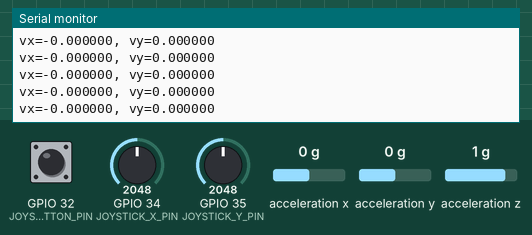
The sketch below on a simulated ESP32. On the bench: the last lines printed to the serial monitor. Wiring (inferred from the names in the program): MPU-6050 motion sensor at I2C address 0x68. Inputs (shaded band) come from the test bench; at power-on: acceleration x 0 g, acceleration y 0 g, acceleration z 1 g, GPIO 32 (JOYSTICK_BUTTON_PIN) HIGH, GPIO 34 (JOYSTICK_X_PIN) = 2048, GPIO 35 (JOYSTICK_Y_PIN) = 2048 (analog values on the 0–4095 scale). WiFi joins after 1.5 s; servers stay silent unless stated.

Above: at 1.2 s.
1.3 s: acceleration x set to -1.4 g
At 1.5 s:
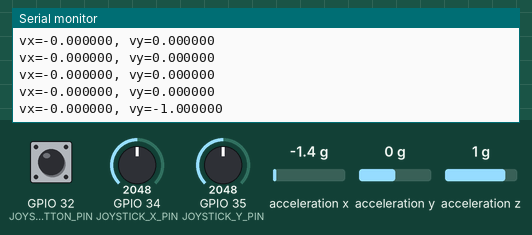
2.8 s: acceleration y set to -1.4 g
At 2.88 s:
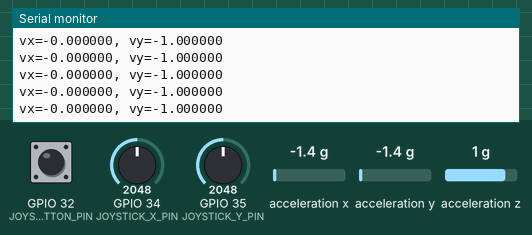
4.3 s: acceleration z set to -1.4 g
At 4.38 s:
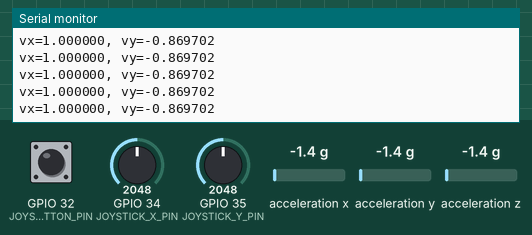
Timing chart, 0 to 7.3 s (numbered marks = the images above; inputs shaded):
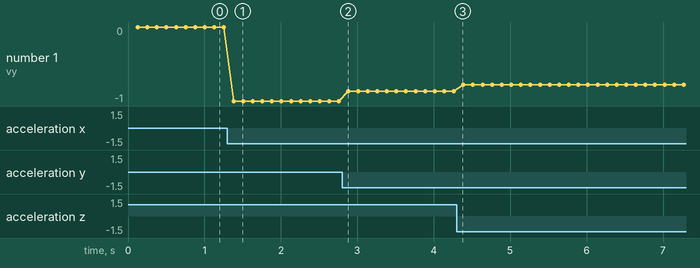

Measured:
- after the input at 1.3 s, the serial monitor: prints a new line after 0.08 s (image 1)
- plotted number 1: 0 → -1 after the input at 1.3 s, -1 → -0.87 after the input at 2.8 s, -0.87 → -0.78 after the input at 4.3 s

The sketch:

esp32.ino
```cpp
#include <ArduinoJson.h>
#include <WebSocketsClient.h>
#include <WiFi.h>
#include <Wire.h>

// Network settings
constexpr char WIFI_SSID[] = "your-ssid";
constexpr char WIFI_PASSWORD[] = "your-password";
constexpr char SERVER_IP[] = "192.168.x.x";
constexpr uint16_t SERVER_PORT = 8080;
constexpr char SERVER_PATH[] = "/";

// Hardware settings
constexpr uint8_t MPU6050_ADDRESS = 0x68;
constexpr uint8_t I2C_SDA_PIN = 21;
constexpr uint8_t I2C_SCL_PIN = 22;
constexpr uint8_t JOYSTICK_X_PIN = 34;
constexpr uint8_t JOYSTICK_Y_PIN = 35;
constexpr uint8_t JOYSTICK_BUTTON_PIN = 32;

// Timing
constexpr unsigned long TELEMETRY_INTERVAL_MS = 125;  // 8 Hz
constexpr unsigned long WIFI_RECONNECT_INTERVAL_MS = 5000;

// Movement tuning
constexpr float MAX_TILT_DEGREES = 45.0f;
constexpr float RAD_TO_DEGREES = 57.2957795131f;

// Joystick tuning for a 12-bit ESP32 ADC
constexpr int ADC_CENTER = 2048;
constexpr long DEADZONE_RADIUS_SQ = 1200L * 1200L; // Larger deadzone, squared (800 out of 2048)

WebSocketsClient webSocket;

bool webSocketConnected = false;
unsigned long lastTelemetryMs = 0;
unsigned long lastWifiReconnectMs = 0;
float lastAimAngle = 0.0f;

struct Movement {
  float vx;
  float vy;
};

float clampFloat(float value, float minValue, float maxValue) {
  if (value < minValue) {
    return minValue;
  }
  if (value > maxValue) {
    return maxValue;
  }
  return value;
}

void writeMpuRegister(uint8_t reg, uint8_t value) {
  Wire.beginTransmission(MPU6050_ADDRESS);
  Wire.write(reg);
  Wire.write(value);
  Wire.endTransmission(true);
}

bool readMpuAccelRaw(int16_t &ax, int16_t &ay, int16_t &az) {
  constexpr uint8_t ACCEL_XOUT_H = 0x3B;
  constexpr uint8_t ACCEL_BYTES = 6;

  Wire.beginTransmission(MPU6050_ADDRESS);
  Wire.write(ACCEL_XOUT_H);
  if (Wire.endTransmission(false) != 0) {
    return false;
  }

  if (Wire.requestFrom(MPU6050_ADDRESS, ACCEL_BYTES, true) != ACCEL_BYTES) {
    return false;
  }

  ax = static_cast<int16_t>((Wire.read() << 8) | Wire.read());
  ay = static_cast<int16_t>((Wire.read() << 8) | Wire.read());
  az = static_cast<int16_t>((Wire.read() << 8) | Wire.read());
  return true;
}

bool setupMpu6050() {
  constexpr uint8_t PWR_MGMT_1 = 0x6B;
  constexpr uint8_t ACCEL_CONFIG = 0x1C;

  Wire.begin(I2C_SDA_PIN, I2C_SCL_PIN);
  Wire.setClock(400000);

  writeMpuRegister(PWR_MGMT_1, 0x00);  // Wake the MPU-6050.
  writeMpuRegister(ACCEL_CONFIG, 0x00); // +/- 2g full-scale range.

  int16_t ax = 0;
  int16_t ay = 0;
  int16_t az = 0;
  return readMpuAccelRaw(ax, ay, az);
}

Movement readMovement() {
  int16_t rawAx = 0;
  int16_t rawAy = 0;
  int16_t rawAz = 0;

  if (!readMpuAccelRaw(rawAx, rawAy, rawAz)) {
    return {0.0f, 0.0f};
  }

  const float ax = static_cast<float>(rawAx);
  const float ay = static_cast<float>(rawAy);
  const float az = static_cast<float>(rawAz);

  const float pitch = atan2f(-ax, sqrtf((ay * ay) + (az * az))) * RAD_TO_DEGREES;
  const float roll = atan2f(ay, az) * RAD_TO_DEGREES;

  // Normalize tilt into velocity vectors, then clamp so extreme tilt never exceeds [-1, 1].
  // Mirror X and Y movement independently
  const float vx = clampFloat(-roll / MAX_TILT_DEGREES, -1.0f, 1.0f);
  const float vy = clampFloat(-pitch / MAX_TILT_DEGREES, -1.0f, 1.0f);

  Serial.printf("vx=%f, vy=%f\n", vx, vy);
  return {vx, vy};
}

float readAimAngle() {
  // Oversample to reduce ESP32 ADC noise
  long sumX = 0;
  long sumY = 0;
  const int numSamples = 8;
  for (int i = 0; i < numSamples; i++) {
    sumX += analogRead(JOYSTICK_X_PIN);
    sumY += analogRead(JOYSTICK_Y_PIN);
  }
  const int rawX = sumX / numSamples;
  const int rawY = sumY / numSamples;

  // Invert Y so up is positive.
  // Mirror X so left/right match the hardware orientation.
  long dx = ADC_CENTER - rawX;
  long dy = ADC_CENTER - rawY;

  // Axial deadzone (snap to perfect horizontal/vertical if close to axis)
  constexpr long AXIS_SNAP_THRESHOLD = 300;
  if (dx > -AXIS_SNAP_THRESHOLD && dx < AXIS_SNAP_THRESHOLD) dx = 0;
  if (dy > -AXIS_SNAP_THRESHOLD && dy < AXIS_SNAP_THRESHOLD) dy = 0;

  // Use a proper radial deadzone to avoid spring-back wobble and noise
  if ((dx * dx + dy * dy) > DEADZONE_RADIUS_SQ) {
    lastAimAngle = atan2f(static_cast<float>(-dy), static_cast<float>(-dx));
  }

  // Inside the deadzone, keep the previous aim angle so aim persists after release.
  return lastAimAngle;
}

bool readShooting() {
  return digitalRead(JOYSTICK_BUTTON_PIN) == LOW;
}

void webSocketEvent(WStype_t type, uint8_t *payload, size_t length) {
  (void)payload;
  (void)length;

  switch (type) {
    case WStype_CONNECTED:
      webSocketConnected = true;
      break;
    case WStype_DISCONNECTED:
      webSocketConnected = false;
      break;
    default:
      break;
  }
}

void connectWifiIfNeeded() {
  if (WiFi.status() == WL_CONNECTED) {
    return;
  }

  const unsigned long now = millis();
  if (now - lastWifiReconnectMs >= WIFI_RECONNECT_INTERVAL_MS) {
    lastWifiReconnectMs = now;
    WiFi.disconnect();
    WiFi.begin(WIFI_SSID, WIFI_PASSWORD);
  }
}

void sendTelemetry() {
  const Movement movement = readMovement();
  const float aimAngle = readAimAngle();
  const bool isShooting = readShooting();

  StaticJsonDocument<128> doc;
  doc["vx"] = movement.vx;
  doc["vy"] = movement.vy;
  doc["aim_angle"] = aimAngle;
  doc["is_shooting"] = isShooting;

  char payload[128];
  const size_t payloadLength = serializeJson(doc, payload, sizeof(payload));

  if (webSocketConnected && payloadLength > 0) {
    webSocket.sendTXT(payload, payloadLength);
  }
}

void setup() {
  Serial.begin(115200);

  pinMode(JOYSTICK_BUTTON_PIN, INPUT_PULLUP);
  analogReadResolution(12);

  const bool mpuReady = setupMpu6050();
  if (!mpuReady) {
    Serial.println("MPU-6050 not detected. Check wiring and address.");
  }

  WiFi.mode(WIFI_STA);
  WiFi.begin(WIFI_SSID, WIFI_PASSWORD);

  webSocket.begin(SERVER_IP, SERVER_PORT, SERVER_PATH);
  webSocket.onEvent(webSocketEvent);
  webSocket.setReconnectInterval(5000);
  webSocket.enableHeartbeat(15000, 3000, 2);
}

void loop() {
  connectWifiIfNeeded();
  webSocket.loop();

  const unsigned long now = millis();
  if (now - lastTelemetryMs >= TELEMETRY_INTERVAL_MS) {
    lastTelemetryMs = now;
    sendTelemetry();
  }
}
```
